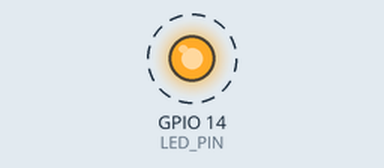
Simulated run of this program. Board: Raspberry Pi (BCM pin numbers). On the bench: output pins drawn as LEDs (lit = HIGH). Dashed ring = blinking. What the program prints to the terminal is not drawn. At 3.0 s the program stops and its outputs stay as they are.

Above: at 0.2 s.
Timing chart, 0 to 3.0 s (numbered marks = the images above):
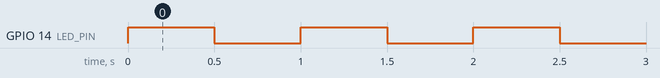

Measured:
- by itself, GPIO 14 (LED_PIN): alternates HIGH for 0.50 s and LOW for 0.50 s, 6 changes in all, then stays LOW

The program:

led_blink.py
```python
import RPi.GPIO as GPIO
import time

LED_PIN = 14
GPIO.setmode(GPIO.BCM)  # GPIO.BCM or GPIO.BOARD
GPIO.setup(LED_PIN, GPIO.OUT)  # GPIO.OUT or GPIO.IN

for i in range(3):
    GPIO.output(LED_PIN, GPIO.HIGH) # 1
    print("LED ON")
    time.sleep(0.5)
    GPIO.output(LED_PIN, GPIO.LOW) # 0
    print("LED OFF")
    time.sleep(0.5)

GPIO.cleanup()  # GPIO 핀 상태 초기화
```
